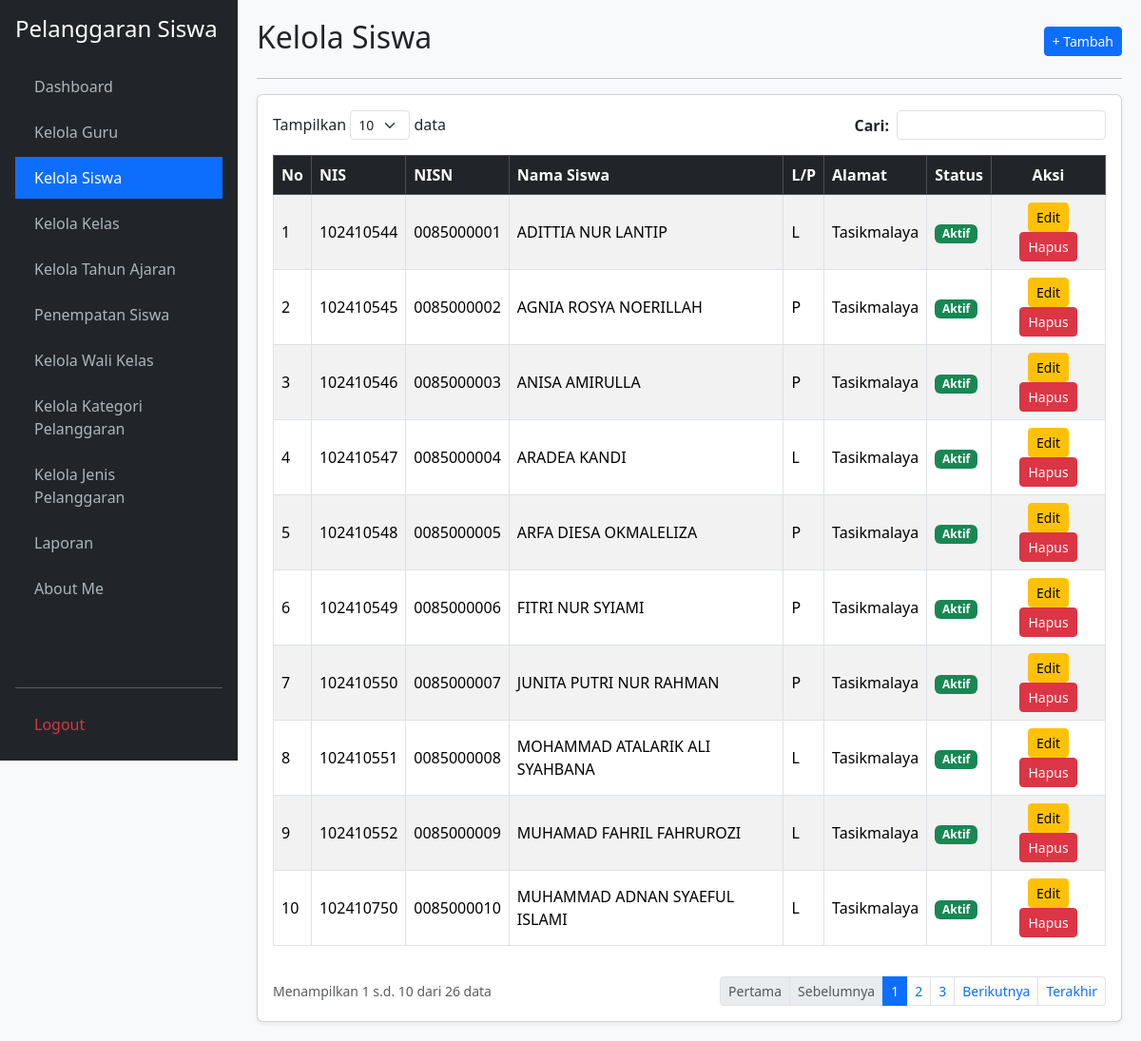
The page /kelola_siswa.php (signed in) on the database as committed earlier.
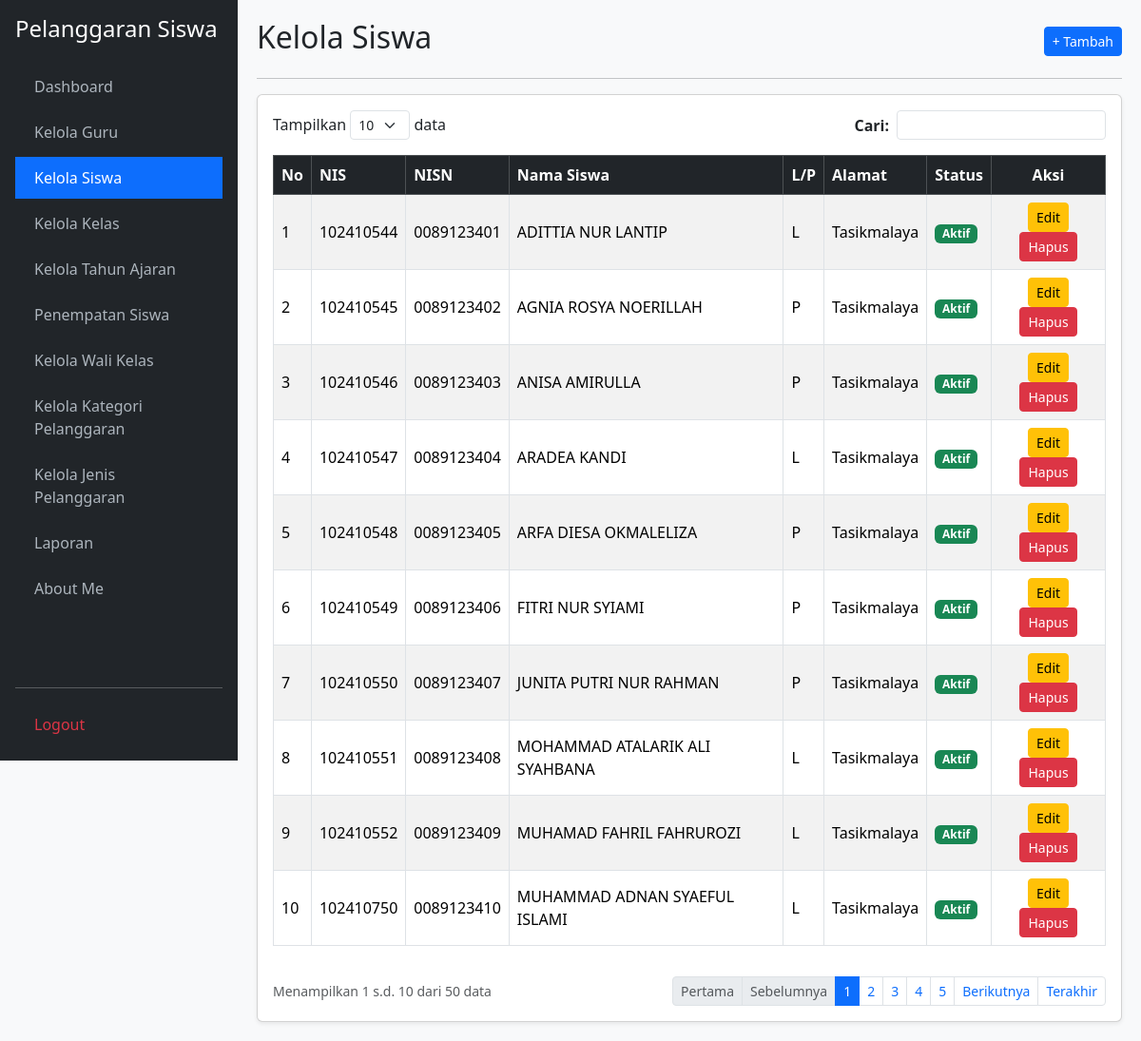
The same page on the database as committed later.
### tables this page shows
CREATE TABLE `t_siswa` (
  `id` int(11) NOT NULL,
  `nis` varchar(30) NOT NULL,
  `nisn` varchar(20) DEFAULT NULL,
  `nama` varchar(150) NOT NULL,
  `jenis_kelamin` char(1) DEFAULT NULL,
  `tanggal_lahir` date DEFAULT NULL,
  `alamat` text DEFAULT NULL,
  `status_aktif` tinyint(1) DEFAULT 1,
  `created_at` timestamp NULL DEFAULT NULL,
  `updated_at` timestamp NULL DEFAULT NULL
);

### kelola_siswa.php (the view, shortened to what this page needs)
<?php
require_once 'koneksi.php';
$aksi = $_GET['aksi'] ?? '';
$edit = ($_GET['edit'] ?? '') ? mysqli_fetch_assoc(mysqli_query($koneksi, "SELECT * FROM t_siswa WHERE id='{$_GET['edit']}'")) : null;
$limit = 10; $h = max(1, (int)($_GET['halaman'] ?? 1)); $offset = ($h - 1) * $limit;
$cari = mysqli_real_escape_string($koneksi, $_GET['cari'] ?? '');
$where = $cari ? "WHERE nis LIKE '%$cari%' OR nisn LIKE '%$cari%' OR nama LIKE '%$cari%'" : "";
$total = mysqli_num_rows(mysqli_query($koneksi, "SELECT 1 FROM t_siswa $where"));
$pages = ceil($total / $limit) ?: 1;
$data = mysqli_query($koneksi, "SELECT * FROM t_siswa $where LIMIT $offset, $limit");
$no = $offset + 1;
?>
<!DOCTYPE html>
<html lang="id">
<head>
    <link href="https://cdn.jsdelivr.net/npm/bootstrap@5.3.2/dist/css/bootstrap.min.css" rel="stylesheet">
</head>
<body>
    <div class="sidebar d-flex flex-column p-3">
        <h4 class="text-white mb-4">Pelanggaran Siswa</h4>
        <ul class="nav nav-pills flex-column mb-auto">
            <li class="nav-item mb-1"><a href="dashboard.php">Dashboard</a></li>
            <li class="nav-item mb-1"><a href="kelola_guru.php">Kelola Guru</a></li>
            <li class="nav-item mb-1"><a href="kelola_siswa.php" class="active">Kelola Siswa</a></li>
            <li class="nav-item mb-1"><a href="kelola_kelas.php">Kelola Kelas</a></li>
            <li class="nav-item mb-1"><a href="kelola_tahun_ajaran.php">Kelola Tahun Ajaran</a></li>
            <li class="nav-item mb-1"><a href="penempatan_siswa.php">Penempatan Siswa</a></li>
            <li class="nav-item mb-1"><a href="kelola_wali_kelas.php">Kelola Wali Kelas</a></li>
            <li class="nav-item mb-1"><a href="kelola_kategori_pelanggaran.php">Kelola Kategori Pelanggaran</a></li>
            <li class="nav-item mb-1"><a href="kelola_jenis_pelanggaran.php">Kelola Jenis Pelanggaran</a></li>
            <li class="nav-item mb-1"><a href="laporan.php">Laporan</a></li>
            <li class="nav-item mb-1"><a href="about_me.php">About Me</a></li>
        </ul>
        <hr><a href="logout.php" class="text-danger">Logout</a>
    </div>
    <div class="main-content">
        <?php if ($aksi === 'tambah' || $edit): ?>
            <div class="d-flex justify-content-between align-items-center mb-3">
                <h2><?= $edit ? 'Edit Data Siswa' : 'Tambah Data Siswa'; ?></h2>
                <a href="kelola_siswa.php" class="btn btn-secondary btn-sm">&larr; Kembali</a>
            </div>
            <hr>
            <div class="card shadow-sm"><div class="card-body">
                <form method="POST">
                    <input type="hidden" name="id" value="<?= $edit['id'] ?? ''; ?>">
                    <div class="mb-3">
                        <label class="form-label fw-bold">NIS (Maks. 8 Angka):</label>
                        <input type="text" name="nis" class="form-control" value="<?= htmlspecialchars($edit['nis'] ?? ''); ?>" maxlength="8" required>
                    </div>
                    <div class="mb-3">
                        <label class="form-label fw-bold">NISN (Maks. 10 Angka):</label>
                        <input type="text" name="nisn" class="form-control" value="<?= htmlspecialchars($edit['nisn'] ?? ''); ?>" maxlength="10">
                    </div>
                    <div class="mb-3">
                        <label class="form-label fw-bold">Nama Siswa:</label>
                        <input type="text" name="nama" class="form-control" value="<?= htmlspecialchars($edit['nama'] ?? ''); ?>" required>
                    </div>
                    <div class="mb-3">
                        <label class="form-label fw-bold">Jenis Kelamin:</label>
                        <select name="jenis_kelamin" class="form-control" required>
                            <option value="L" <?= (($edit['jenis_kelamin'] ?? '') == 'L') ? 'selected' : ''; ?>>Laki-laki</option>
                            <option value="P" <?= (($edit['jenis_kelamin'] ?? '') == 'P') ? 'selected' : ''; ?>>Perempuan</option>
                        </select>
                    </div>
                    <div class="mb-3">
                        <label class="form-label fw-bold">Tanggal Lahir:</label>
                        <input type="date" name="tanggal_lahir" class="form-control" value="<?= htmlspecialchars($edit['tanggal_lahir'] ?? ''); ?>">
                    </div>
                    <div class="mb-3">
                        <label class="form-label fw-bold">Alamat:</label>
                        <textarea name="alamat" class="form-control" rows="3"><?= htmlspecialchars($edit['alamat'] ?? ''); ?></textarea>
                    </div>
                    <div class="mb-3">
                        <label class="form-label fw-bold">Status Aktif:</label>
                        <select name="status_aktif" class="form-control" required>
                            <option value="Aktif" <?= (($edit['status_aktif'] ?? 1) == 1 || ($edit['status_aktif'] ?? '') == 'Aktif') ? 'selected' : ''; ?>>Aktif</option>
                            <option value="Tidak Aktif" <?= (($edit['status_aktif'] ?? 1) == 0 || ($edit['status_aktif'] ?? '') == 'Tidak Aktif') ? 'selected' : ''; ?>>Tidak Aktif</option>
                        </select>
                    </div>
                    <div class="d-flex justify-content-end">
                        <a href="kelola_siswa.php" class="btn btn-secondary me-2">Batal</a>
                        <button type="submit" name="simpan" class="btn btn-primary">Simpan</button>
                    </div>
                </form>
            </div></div>
        <?php else: ?>
            <div class="d-flex justify-content-between align-items-center mb-2">
                <h2>Kelola Siswa</h2>
                <a href="?aksi=tambah" class="btn btn-primary btn-sm">+ Tambah</a>
            </div>
            <hr>
            <div class="card shadow-sm"><div class="card-body">
                <div class="row mb-3 justify-content-between">
                    <div class="col-auto">Tampilkan <select class="form-select form-select-sm d-inline-block w-auto"><option>10</option></select> data</div>
                    <div class="col-auto">
                        <form method="GET" class="d-flex align-items-center">
                            <label class="me-2 mb-0 fw-bold">Cari:</label>
                            <input type="text" name="cari" class="form-control form-control-sm" value="<?= htmlspecialchars($cari); ?>">
                        </form>
                    </div>
                </div>
                <div class="table-responsive">
                    <table class="table table-bordered table-striped align-middle">
                        <thead class="table-dark">
                            <tr><th>No</th><th>NIS</th><th>NISN</th><th>Nama Siswa</th><th>L/P</th><th>Alamat</th><th>Status</th><th class="text-center">Aksi</th></tr>
                        </thead>
                        <tbody>
                            <?php while($r = mysqli_fetch_assoc($data)): ?>
                            <tr>
                                <td><?= $no++; ?></td>
                                <td><?= htmlspecialchars($r['nis']); ?></td>
                                <td><?= htmlspecialchars($r['nisn']); ?></td>
                                <td><?= htmlspecialchars($r['nama']); ?></td>
                                <td><?= htmlspecialchars($r['jenis_kelamin']); ?></td>
                                <td><?= htmlspecialchars($r['alamat']); ?></td>
                                <td>
                                    <span class="badge bg-<?= ($r['status_aktif'] == 1 || $r['status_aktif'] == 'Aktif') ? 'success' : 'secondary'; ?>">
                                        <?= ($r['status_aktif'] == 1 || $r['status_aktif'] == 'Aktif') ? 'Aktif' : 'Tidak Aktif'; ?>
                                    </span>
                                </td>
                                <td class="text-center">
                                    <a href="?edit=<?= $r['id']; ?>" class="btn btn-sm btn-warning">Edit</a>
                                    <a href="?hapus=<?= $r['id']; ?>" class="btn btn-sm btn-danger" onclick="return confirm('Hapus data siswa ini?')">Hapus</a>
                                </td>
                            </tr>
                            <?php endwhile; if(!$total): ?>
                            <tr><td colspan="8" class="text-center text-muted">Data siswa tidak ditemukan.</td></tr>
                            <?php endif; ?>
                        </tbody>
                    </table>
                </div>
                <div class="d-flex justify-content-between align-items-center mt-3">
                    <small class="text-muted">Menampilkan <?= $total ? $offset + 1 : 0; ?> s.d. <?= min($offset + $limit, $total); ?> dari <?= $total; ?> data</small>
                    <ul class="pagination pagination-sm mb-0">
                        <li class="page-item <?= $h <= 1 ? 'disabled' : ''; ?>"><a class="page-link" href="?halaman=1&cari=<?= $cari; ?>">Pertama</a></li>
                        <li class="page-item <?= $h <= 1 ? 'disabled' : ''; ?>"><a class="page-link" href="?halaman=<?= $h-1; ?>&cari=<?= $cari; ?>">Sebelumnya</a></li>
                        <?php for($i=1; $i<=$pages; $i++): ?>
                            <li class="page-item <?= $h == $i ? 'active' : ''; ?>"><a class="page-link" href="?halaman=<?= $i; ?>&cari=<?= $cari; ?>"><?= $i; ?></a></li>
                        <?php endfor; ?>
                        <li class="page-item <?= $h >= $pages ? 'disabled' : ''; ?>"><a class="page-link" href="?halaman=<?= $h+1; ?>&cari=<?= $cari; ?>">Berikutnya</a></li>
                        <li class="page-item <?= $h >= $pages ? 'disabled' : ''; ?>"><a class="page-link" href="?halaman=<?= $pages; ?>&cari=<?= $cari; ?>">Terakhir</a></li>
                    </ul>
                </div>
            </div></div>
        <?php endif; ?>
    </div>
</body>
</html>

### kelola_siswa.php (style rules this page uses)
body { background: #f8f9fa; }
.sidebar { min-height: 100vh; background: #212529; color: #fff; position: fixed; width: 250px; top: 0; left: 0; }
.sidebar a { color: #adb5bd; text-decoration: none; display: block; padding: 10px 20px; }
.sidebar a:hover, .sidebar a.active { color: #fff; background: #0d6efd; }
.main-content { margin-left: 250px; padding: 20px; }

Rows that differ between the two databases and show on the page:
changed t_siswa "ADITTIA NUR LANTIP": nisn "0085000001" → "0089123401"
changed t_siswa "AGNIA ROSYA NOERILLAH": nisn "0085000002" → "0089123402"
changed t_siswa "ANISA AMIRULLA": nisn "0085000003" → "0089123403"
changed t_siswa "ARADEA KANDI": nisn "0085000004" → "0089123404"
changed t_siswa "ARFA DIESA OKMALELIZA": nisn "0085000005" → "0089123405"
changed t_siswa "FITRI NUR SYIAMI": nisn "0085000006" → "0089123406"
changed t_siswa "JUNITA PUTRI NUR RAHMAN": nisn "0085000007" → "0089123407"
changed t_siswa "MOHAMMAD ATALARIK ALI SYAHBANA": nisn "0085000008" → "0089123408"
changed t_siswa "MUHAMAD FAHRIL FAHRUROZI": nisn "0085000009" → "0089123409"
changed t_siswa "MUHAMMAD ADNAN SYAEFUL ISLAMI": nisn "0085000010" → "0089123410"
Other text that changed with them:
$total: "26" → "50"
new list line: "4"
new list line: "5"
